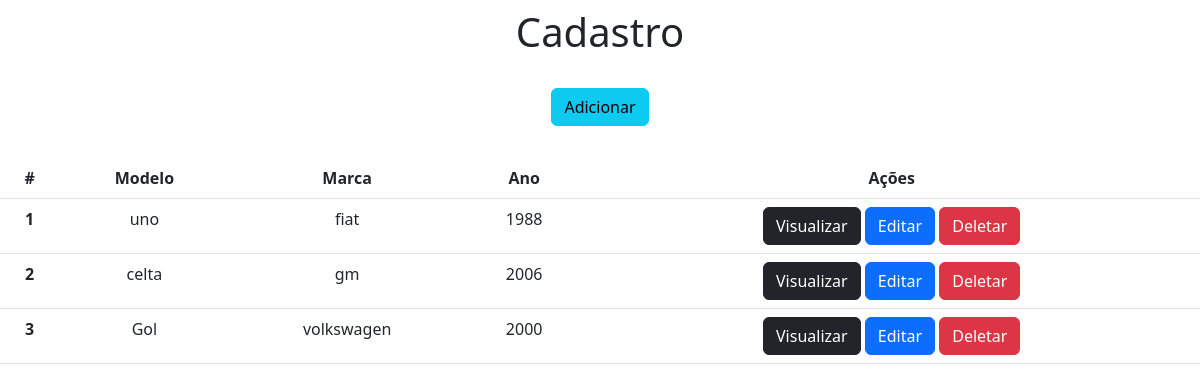
The app's page /, older data.
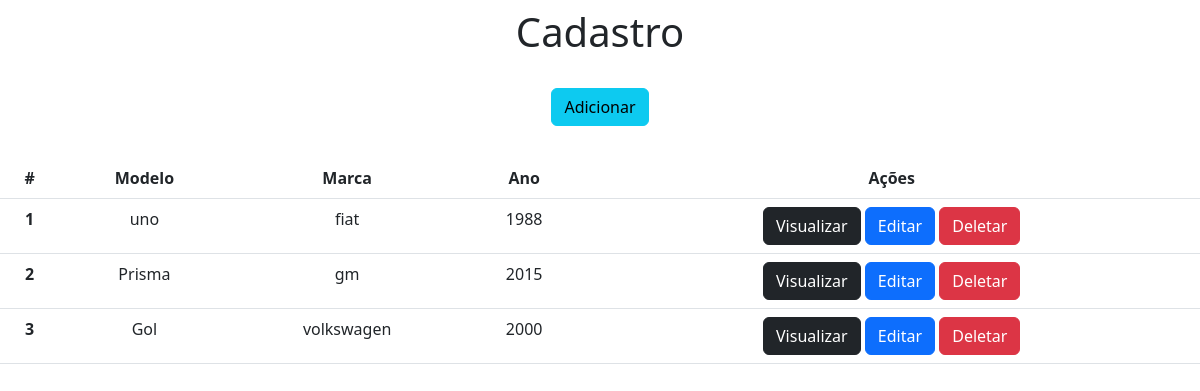
The same page, newer data.
### crudapp/models.py (models this page shows)
class Carros(models.Model):
    objects = None
    modelo = models.CharField(max_length=150)
    marca = models.CharField(max_length=100)
    ano = models.IntegerField()

### crudapp/views.py (the view)
# urls.py: 2. Add a URL to urlpatterns:  path('', views.home, name='home')
def home(request):
    data = {}
    data['db'] = Carros.objects.all()
    return render(request, 'index.html', data)

### crudapp/templates/index.html (shortened to what this page needs)
<!DOCTYPE html>
<html lang="pt-br">
<head>
    <link href="https://cdn.jsdelivr.net/npm/bootstrap@5.2.0-beta1/dist/css/bootstrap.min.css" rel="stylesheet"
>
</head>
<body>
    <div class="col-08 m-auto pt-2 pb-2 text-center">
        <h1>Cadastro</h1>
    </div>
    <div class="col-08 m-auto pt-3 pb-2 text-center">
        <a href="/form" class="btn btn-info">Adicionar</a>
    </div>
    <div class="col-08 m-auto pt-4 pb-2 text-center">
        <table class="table">
          <thead class="thead-dark">
            <tr>
              <th scope="col">#</th>
              <th scope="col">Modelo</th>
              <th scope="col">Marca</th>
              <th scope="col">Ano</th>
                <th scope="col">Ações</th>
            </tr>
          </thead>
          <tbody>
          {% for dbs in db %}
            <tr>
              <th>{{dbs.id}}</th>
              <td>{{dbs.modelo}}</td>
              <td>{{dbs.marca}}</td>
              <td>{{dbs.ano}}</td>
                <td>
                    <a href="/view/{{dbs.id}}/" class="btn btn-dark">Visualizar</a>
                    <a href="/edit/{{dbs.id}}/" class="btn btn-primary">Editar</a>
                    <a href="/delete/{{dbs.id}}/" class="btn btn-danger btnDel">Deletar</a>
                </td>
            </tr>
          {% endfor %}
          </tbody>
        </table>
    </div>
    {% load static %}
    </body>
</html>

Row changes from the older to the newer data that the page shows:
changed Carros "gm": modelo "celta" → "Prisma"; ano "2006" → "2015"
